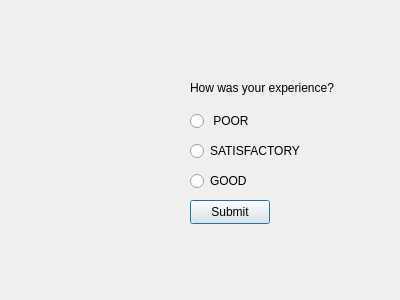
<?xml version="1.0" encoding="UTF-8"?>
<ui version="4.0">
 <class>feedback</class>
 <widget class="QDialog" name="feedback">
  <property name="geometry">
   <rect>
    <x>0</x>
    <y>0</y>
    <width>400</width>
    <height>300</height>
   </rect>
  </property>
  <property name="windowTitle">
   <string>Feedback - The Winkel</string>
  </property>
  <property name="windowIcon">
   <iconset>
    <normaloff>../pictures/minilogo_g9m_icon.ico</normaloff>../pictures/minilogo_g9m_icon.ico</iconset>
  </property>
  <widget class="QRadioButton" name="good">
   <property name="geometry">
    <rect>
     <x>190</x>
     <y>170</y>
     <width>91</width>
     <height>22</height>
    </rect>
   </property>
   <property name="font">
    <font/>
   </property>
   <property name="text">
    <string>GOOD</string>
   </property>
  </widget>
  <widget class="QRadioButton" name="satisfactory">
   <property name="geometry">
    <rect>
     <x>190</x>
     <y>140</y>
     <width>131</width>
     <height>22</height>
    </rect>
   </property>
   <property name="font">
    <font/>
   </property>
   <property name="text">
    <string>SATISFACTORY</string>
   </property>
  </widget>
  <widget class="QRadioButton" name="poor">
   <property name="geometry">
    <rect>
     <x>190</x>
     <y>110</y>
     <width>91</width>
     <height>22</height>
    </rect>
   </property>
   <property name="font">
    <font/>
   </property>
   <property name="text">
    <string> POOR </string>
   </property>
  </widget>
  <widget class="QLabel" name="label">
   <property name="geometry">
    <rect>
     <x>190</x>
     <y>80</y>
     <width>201</width>
     <height>16</height>
    </rect>
   </property>
   <property name="font">
    <font/>
   </property>
   <property name="text">
    <string>How was your experience?</string>
   </property>
  </widget>
  <widget class="QPushButton" name="submit">
   <property name="geometry">
    <rect>
     <x>190</x>
     <y>200</y>
     <width>80</width>
     <height>24</height>
    </rect>
   </property>
   <property name="font">
    <font/>
   </property>
   <property name="text">
    <string>Submit</string>
   </property>
  </widget>
  <widget class="QLabel" name="label_2">
   <property name="geometry">
    <rect>
     <x>0</x>
     <y>0</y>
     <width>400</width>
     <height>300</height>
    </rect>
   </property>
   <property name="font">
    <font/>
   </property>
   <property name="text">
    <string/>
   </property>
   <property name="pixmap">
    <pixmap>../pictures/feedback.jpg</pixmap>
   </property>
  </widget>
  <zorder>label_2</zorder>
  <zorder>good</zorder>
  <zorder>satisfactory</zorder>
  <zorder>poor</zorder>
  <zorder>label</zorder>
  <zorder>submit</zorder>
 </widget>
 <tabstops>
  <tabstop>poor</tabstop>
  <tabstop>satisfactory</tabstop>
  <tabstop>good</tabstop>
  <tabstop>submit</tabstop>
 </tabstops>
 <resources/>
 <connections/>
</ui>
